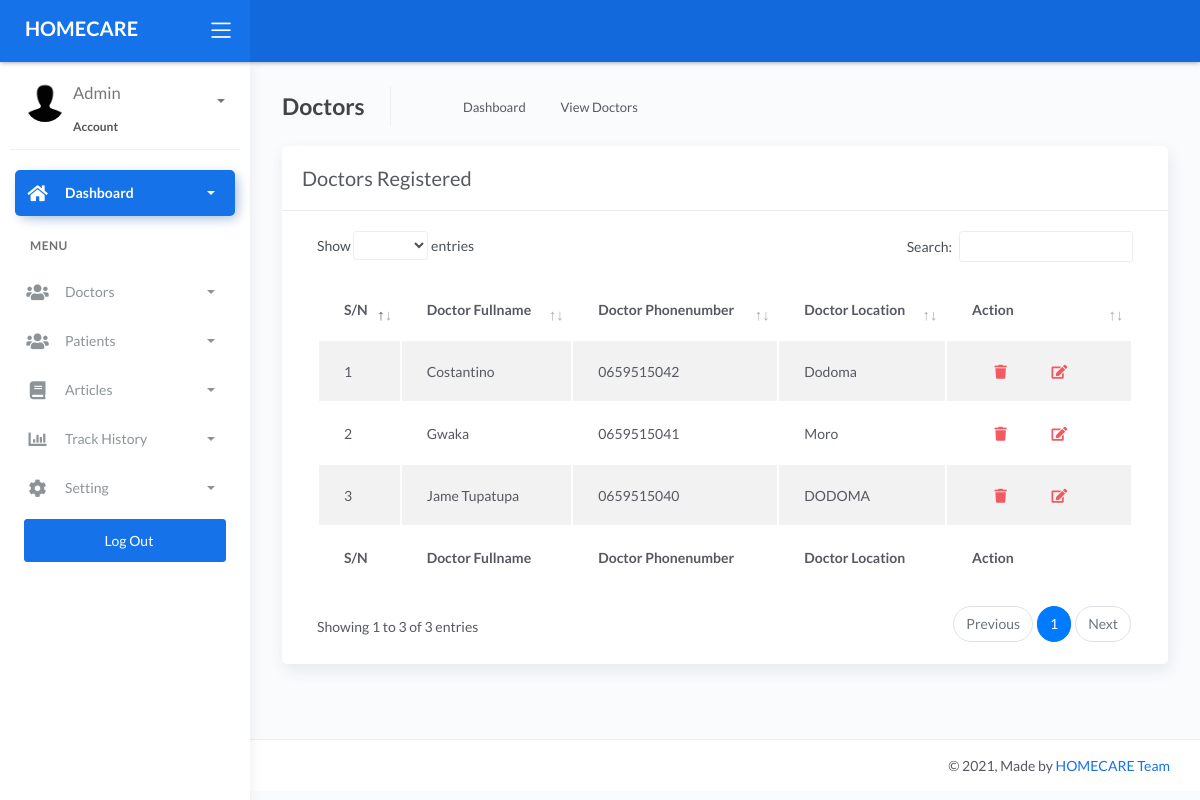
The page /admin/view_doctors.php (signed in) on the database its author committed.
### tables this page shows
CREATE TABLE `doctors` (
  `id` int(11) NOT NULL,
  `fname` text NOT NULL,
  `location` text NOT NULL,
  `phone` text NOT NULL,
  `password` text NOT NULL
);

### admin/view_doctors.php (the view, shortened to what this page needs)
<?php
include('includes/config.php');
?>
<!DOCTYPE html>
<html lang="en">
<head>
	<link rel="stylesheet" href="assets/css/bootstrap.min.css">
	<link rel="stylesheet" href="assets/css/atlantis.min.css">
	<link rel="stylesheet" href="assets/css/demo.css">
</head>
<body>
	<div class="wrapper">
		<div class="main-header">
			<div class="logo-header" data-background-color="blue">
				<a href="index.php" class="logo">
					<span style="color:white;font-size:20px;font-weight:bold;">HOMECARE</span>
				</a>
				<div class="nav-toggle">
					<button class="btn btn-toggle toggle-sidebar">
						<i class="icon-menu"></i>
					</button>
				</div>
			</div>
			<nav class="navbar navbar-header navbar-expand-lg" data-background-color="blue2">
			</nav>
		</div>
		<div class="sidebar sidebar-style-2">
			<div class="sidebar-wrapper scrollbar scrollbar-inner">
				<div class="sidebar-content">
					<div class="user">
						<div class="avatar-sm float-left mr-2">
							<img src="assets/img/profile.jpg" alt="..." class="avatar-img rounded-circle">
						</div>
						<div class="info">
							<a data-toggle="collapse" href="#collapseExample" aria-expanded="true">
								<span>
									<h4><?php
							$fullname =  $_SESSION['fname'];
							echo "$fullname";
					     	 ?></h4>
									<span class="user-level">Account</span>
									<span class="caret"></span>
								</span>
							</a>
						</div>
					</div>
					<ul class="nav nav-primary">
						<?php include("side_menu.php"); ?>
					</ul>
				</div>
			</div>
		</div>
		<div class="main-panel">
			<div class="content">
				<div class="page-inner">
					<div class="page-header">
						<h4 class="page-title">Doctors</h4>
						<ul class="breadcrumbs">
							<li class="nav-home">
								<a href="#">
									<i class="flaticon-home"></i>
								</a>
							</li>
							<li class="separator">
								<i class="flaticon-right-arrow"></i>
							</li>
							<li class="nav-item">
								<a href="#">Dashboard</a>
							</li>
							<li class="separator">
								<i class="flaticon-right-arrow"></i>
							</li>
							<li class="nav-item">
								<a href="#">View Doctors</a>
							</li>
						</ul>
					</div>
					<div class="row">
						<div class="col-md-12">
							<div class="card">
								<div class="card-header">
									<div class="d-flex align-items-center">
										<h4 class="card-title">Doctors Registered</h4>
									</div>
								</div>
								<div class="card-body">
									<div class="table-responsive">
										<table id="add-row" class="display table table-striped table-hover" >
											<thead>
												<tr>
													<th>S/N</th>
													<th>Doctor Fullname</th>
													<th>Doctor Phonenumber</th>
											        <th>Doctor Location</th>
													<th>Action</th>
												</tr>
											</thead>
											<tfoot>
												<tr>
													<th>S/N</th>
													<th>Doctor Fullname</th>
													<th>Doctor Phonenumber</th>
											        <th>Doctor Location</th>
													<th>Action</th>
												</tr>
											</tfoot>
											<tbody>
										<?php
										$sql = "SELECT * from  doctors order by id asc";
                                        $query = $dbh -> prepare($sql);
                                        $query->execute();
                                        $results=$query->fetchAll(PDO::FETCH_OBJ);
                                        $cnt=1;
                                        if($query->rowCount() > 0)
                                        {
                                            foreach($results as $result)
                                                {               ?>
												<tr>
													<td><?php echo htmlentities($cnt);?></td>
													<td><?php echo htmlentities($result->fname);?></td>
													<td><?php echo htmlentities($result->phone);?></td>
													<td><?php echo htmlentities($result->location);?></td>
													<td>
														<div class="form-button-action">
															<a href="view_doctors.php?id=<?php echo $result->id;?>" onclick="return confirm('Do you want to Delete this Doctor?,You Can not Undo Changes..');">
															<button type="button" data-toggle="tooltip" title="" class="btn btn-link btn-danger" data-original-title="Remove Doctor">
																<i class="fa fa-trash"></i>
															</button>
															</a>
															<a href="edit_doctors.php?id=<?php echo $result->id;?>">
															<button type="button" data-toggle="tooltip" title="" class="btn btn-link btn-danger" data-original-title="Edit Doctor">
																<i class="fa fa-edit"></i>
															</button>
															</a>
														</div>
													</td>
												</tr>
										 <?php $cnt=$cnt+1; }} ?>
											</tbody>
										</table>
									</div>
								</div>
							</div>
						</div>
					</div>
				</div>
			</div>
			<footer class="footer">
				<div class="container-fluid">
					<div class="copyright ml-auto">
					&copy	2021, Made by <a href="https://www.instagram.com/isofttz">HOMECARE Team</a>
					</div>
				</div>
			</footer>
		</div>
	</div>
</body>
</html>

### rows shown on the page
doctors: fname "Costantino", phone "0659515042", location "Dodoma"
doctors: fname "Gwaka", phone "0659515041", location "Moro"
doctors: fname "Jame Tupatupa", phone "0659515040", location "DODOMA"

### other values the page prints
$fullname "Admin"
